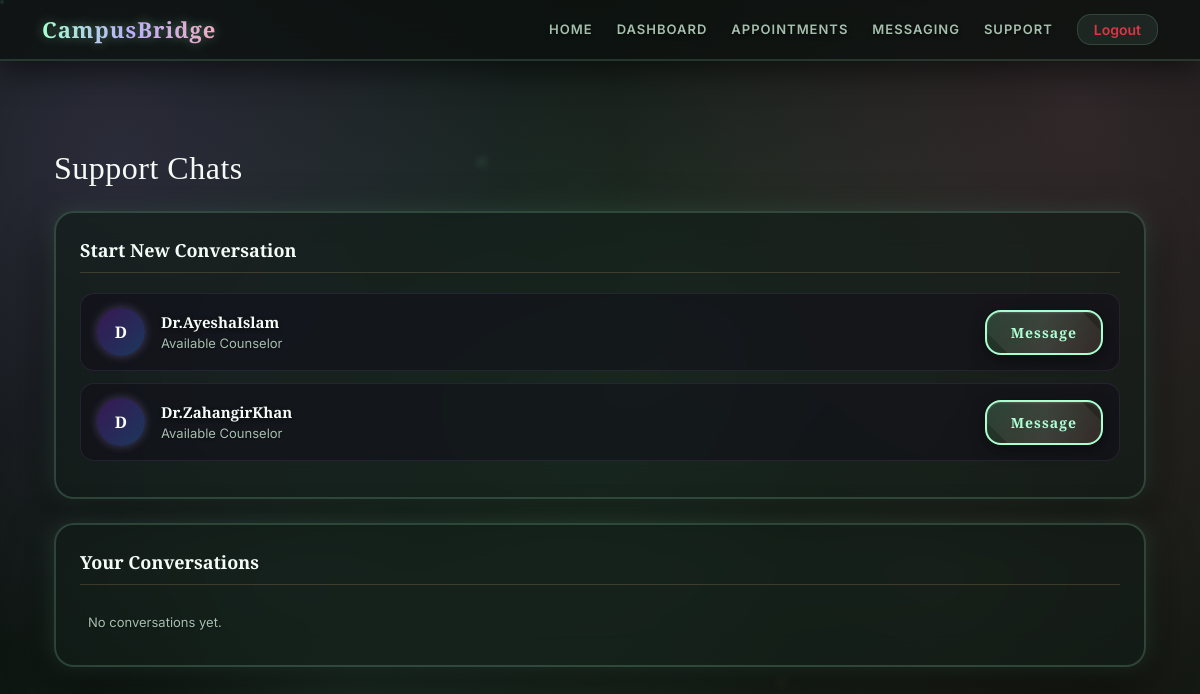
Screenshot of /messaging/ (signed in) with the database file from the repository.
### accounts/models.py (models this page shows)
class User(AbstractUser):
    ROLE_CHOICES=(('student','Student'),
                  ('staff','Staff'),
                  ('counselor','Counselor'),
                  )
    role=models.CharField(max_length=20, choices=ROLE_CHOICES)

### messaging/views.py (the view)
# urls.py: path('', views.conversation_list, name='conversation_list'),
@login_required
def conversation_list(request):
    profile = request.user.anonymousprofile
    counselors = User.objects.filter(role="counselor")
    conversations = Conversation.objects.filter(
        anonymous_profile=profile
    ).select_related("counselor")
    return render(request, 'messaging/list.html', {
        'counselors': counselors,
        'conversations': conversations
    })

### templates/messaging/list.html (shortened to what this page needs)
{% extends 'base.html' %}
{% load static %}
{% block content %}
<div class="container mt-4">
    <h2 class="mb-4 text-center text-md-start" style="color: var(--mystic-purple); text-shadow: var(--purple-text-glow);">Support Chats</h2>
    <div class="chat-card">
        <div class="section-title">Start New Conversation</div>
        {% for c in counselors %}
        <div class="chat-item">
            <div class="chat-left">
                <div class="avatar">
                    {{ c.username|slice:":1"|upper }}
                </div>
                <div>
                    <div class="chat-title">{{ c.username }}</div>
                    <div class="chat-sub">Available Counselor</div>
                </div>
            </div>
            <a href="{% url 'start_conversation' c.id %}" class="btn btn-primary btn-sm px-4">
                Message
            </a>
        </div>
        {% endfor %}
    </div>
    <div class="chat-card">
        <div class="section-title">Your Conversations</div>
        {% for convo in conversations %}
        <div class="chat-item">
            <a href="{% url 'chat' convo.id %}" class="chat-left text-decoration-none flex-grow-1">
                <div class="avatar">
                    {{ convo.anonymous_profile.anon_id|slice:":2"|upper }}
                </div>
                <div>
                    <div class="chat-title">
                        {{ convo.anonymous_profile.anon_id }}
                    </div>
                    <div class="chat-sub">
                        Tap to open conversation
                    </div>
                </div>
            </a>
            <a href="{% url 'delete_conversation' convo.id %}"
               onclick="return confirm('Delete this chat?');"
               class="delete-btn"
               aria-label="Delete Conversation">
                <i class="bi bi-trash3-fill"></i>
            </a>
        </div>
        {% empty %}
        <div class="chat-sub p-2 text-center text-md-start">No conversations yet.</div>
        {% endfor %}
    </div>
</div>
{% endblock %}

### templates/base.html (style rules this page uses)
:root { --bg: #0b110e; --text: #f5fcf7; --muted: #a6bfae; --spore-glow: #a8ffd0; --mystic-lavender: #bda6ff; --fairy-pink: #fca1c1; --deep-moss: #223a2b; --ancient-bark: #2a1f1d; --gold-dust: #e3bc76; --card: rgba(18, 29, 23, 0.65); --card-strong: rgba(28, 46, 36, 0.85); --border: rgba(168, 255, 208, 0.18); --neon-glow: 0 0 25px rgba(168, 255, 208, 0.15), 0 15px 45px rgba(0, 0, 0, 0.8); --inner-bevel: inset 0 1px 2px rgba(255, 255, 255, 0.15); }
body { margin: 0; font-family: 'Inter', sans-serif; color: var(--text); overflow-x: hidden; position: relative; background: radial-gradient(circle at 10% 20%, rgba(189, 166, 255, 0.18), transparent 40%), radial-gradient(circle at 90% 15%, rgba(252, 161, 193, 0.15), transparent 45%), radial-gradient(circle at 50% 50%, rgba(34, 58, 43, 0.8), transparent 70%), radial-gradient(circle at 30% 85%, rgba(168, 255, 208, 0.12), transparent 40%), radial-gradient(circle at 80% 80%, rgba(227, 188, 118, 0.08), transparent 50%), var(--bg); background-attachment: fixed; }
body::before, body::after { content: ""; position: fixed; width: 4px; height: 4px; border-radius: 50%; background: var(--spore-glow); box-shadow: 40vw 20vh 8px var(--spore-glow), 80vw 50vh 12px var(--fairy-pink), 15vw 70vh 6px var(--mystic-lavender), 65vw 85vh 10px var(--gold-dust), 90vw 30vh 8px var(--spore-glow), 35vw 45vh 14px var(--fairy-pink); opacity: 0.6; z-index: 0; pointer-events: none; animation: driftParticles 22s linear infinite alternate; }
body::after { width: 6px; height: 6px; box-shadow: 50vw 15vh 14px var(--gold-dust), 25vw 60vh 8px var(--spore-glow), 75vw 35vh 10px var(--mystic-lavender), 10vw 80vh 12px var(--fairy-pink); animation-duration: 35s; animation-delay: -10s; }
.btn-primary { background: linear-gradient(135deg, var(--deep-moss), var(--ancient-bark)); border: 2px solid var(--spore-glow); color: var(--spore-glow) !important; border-radius: 16px; font-weight: 700; font-family: 'Cinzel', serif; letter-spacing: 1px; padding: 10px 24px; box-shadow: 0 5px 15px rgba(0, 0, 0, 0.4), var(--inner-bevel); transition: all 0.3s ease; position: relative; overflow: hidden; }
.btn-primary::after { content: ''; position: absolute; top: -50%; left: -50%; width: 200%; height: 200%; background: linear-gradient(45deg, transparent, rgba(255,255,255,0.1), transparent); transform: rotate(45deg); transition: 0.5s; }
h1, h2, h3, h4, h5, h6 { font-family: 'Cinzel', serif; color: var(--spore-glow); letter-spacing: 0.5px; text-shadow: 0 2px 5px rgba(0,0,0,0.4); }

### templates/messaging/list.html (style rules this page uses)
.chat-card { background: var(--card); border: 2px solid var(--border); border-radius: 20px; padding: 24px; box-shadow: var(--neon-glow); backdrop-filter: blur(16px); -webkit-backdrop-filter: blur(16px); margin-bottom: 1.5rem; }
.chat-item { display: flex; align-items: center; justify-content: space-between; padding: 14px 16px; border-radius: 14px; border: 1px solid rgba(195, 155, 253, 0.1); background: rgba(15, 8, 24, 0.4); margin-bottom: 12px; transition: all 0.3s cubic-bezier(0.16, 1, 0.3, 1); text-decoration: none; color: inherit; }
.chat-left { display: flex; align-items: center; gap: 16px; }
.avatar { width: 48px; height: 48px; border-radius: 50%; background: linear-gradient(135deg, #371854, #1b385c); border: 2px solid var(--mystic-purple); color: #ffffff; display: flex; align-items: center; justify-content: center; font-family: 'Cinzel', serif; font-weight: 700; font-size: 16px; text-shadow: var(--purple-text-glow); box-shadow: 0 0 10px rgba(195, 155, 253, 0.3); flex-shrink: 0; }
.chat-title { font-family: 'Cinzel', serif; font-weight: 700; font-size: 15px; color: var(--text); text-shadow: 0 1px 4px rgba(0,0,0,0.6); }
.chat-sub { font-size: 13px; color: var(--muted); text-shadow: 0 1px 2px rgba(0,0,0,0.5); }
.section-title { font-family: 'Cinzel', serif; font-weight: 700; font-size: 18px; color: var(--gold-vein); text-shadow: var(--gold-text-glow); margin-bottom: 20px; border-bottom: 1px solid rgba(217, 180, 115, 0.2); padding-bottom: 8px; }

### rows the page displays
User: username "D", username "Dr.AyeshaIslam"
User: username "D", username "Dr.ZahangirKhan"
